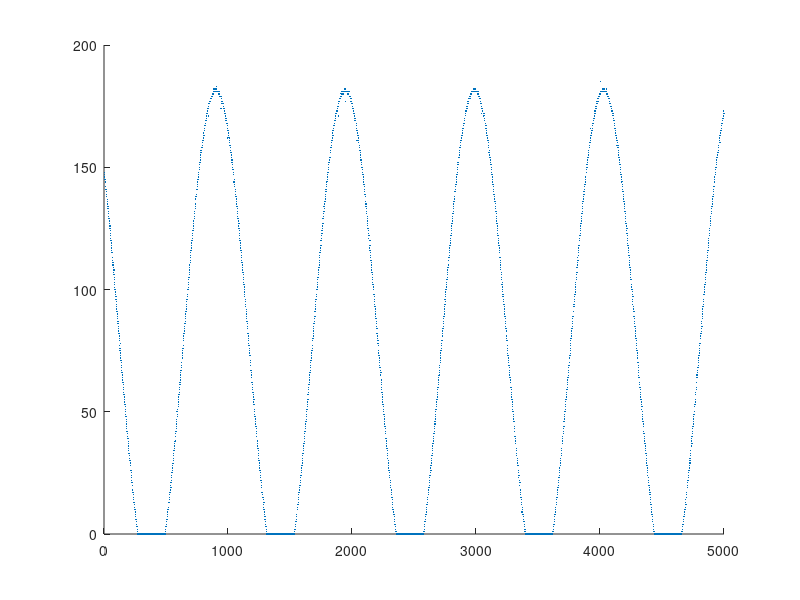

This figure's MATLAB source: (Note: this script raises an error after producing the figure.)
% logreader_lab01_obstacle.m
% Written by Luke Murphy (hmurphy@hmc.edu) 2026-01-28
% Last edited by Rai Wandeler (rwandeler@hmc.edu) 2026-02-03

clear;

readfile = true; %% TODO update when in lab to be true

if readfile
    load("1kand2k.mat"); % variable is teensyanalog
    arrsize = size(teensyanalog);
    samples = 1:arrsize(1);
    teensyanalog = double(teensyanalog);
    teensyanalog = teensyanalog';
else
    % For testing with sample data only
    xtesting = 0:1000;
    noise = 0.5-rand(1, length(xtesting));
    ytesting = 0.5 * sin(xtesting/25) + 0.4;
    ytesting = (ytesting*(2^10))/3.3; % testing teensy generators
    ytesting = ytesting+10*noise; % initial noise
    ytesting(ytesting<0) = 0;
    ytesting = ytesting+noise; % add extra noise arund 0v

    teensyanalog = ytesting;
    samples = xtesting;
end

%% Data Processing


%%  Plot

% Plot of Raw measurements
f = figure;
hold on

plot(samples, teensyanalog, '.', 'MarkerSize',1)

yu = max(teensyanalog);
yl = min(teensyanalog);
yr = abs((yu-yl));
ym = mean(teensyanalog);
[pks, locs] = findpeaks(teensyanalog,samples,'MinPeakHeight',yu*0.95,'MinPeakProminence',yr/5,'MinPeakDistance', 100); % find sin wave peaks of measured function
period_samples = diff(locs);
predicted_period = mean(period_samples);
model = fittype('a*sin(b*x+c)+d',dependent="y",independent="x",coefficients=["a" "b" "c" "d"]);
excludedPoints = find(teensyanalog <= yl+(0.01*yr)); % exclude all points within 1% of zero from fit
disp("Predicted Period: " + predicted_period);
fittedmodel = fit(samples',teensyanalog',model,'start',[yr/2,(2*pi)/predicted_period,(locs(1)*2*pi),ym],'Exclude', excludedPoints);
plot(fittedmodel)
model_coeffs = coeffvalues(fittedmodel);
legend("Teensy ADC Measurement", "Predicted Voltage Signal")
xlabel("Teensy Sample Number")
ylabel("Teensy ADC measurement")
hold off

%% Plot of measurements with voltage frequency conversion
%% TODO change below variables
signal_frequency = 100; % in Hz
signal_amplitude = 1; % Vp2p
sample_rate = predicted_period*signal_frequency; % sample rate in Hz

f = figure;
hold on
xlabel("Time [s]")
ylabel("Voltage [V]")

time = (samples/predicted_period)*(1/signal_frequency);
voltage = (teensyanalog/(2*model_coeffs(1)))*signal_amplitude;

plot(time, voltage, '.', 'MarkerSize',1)

% a sin(bx + c) + d
sin_a = model_coeffs(1)/(2*model_coeffs(1))*signal_amplitude;
sin_b = 2*pi*signal_frequency;
sin_c = (model_coeffs(3)/predicted_period)*(1/signal_frequency);
sin_d = (model_coeffs(4)/(2*model_coeffs(1)))*signal_amplitude;
y=sin_a*sin(sin_b*time+sin_c) + sin_d;
%plot(time, y);
legend("Teensy ADC Measurement", "Predicted Voltage Signal")
hold off

disp("Measured Values:");
disp("Sample rate: " + sample_rate + " samples/sec")
disp("P2P voltage: " + 2*sin_a)
disp("RMS voltage: " + sin_a / sqrt(2))
